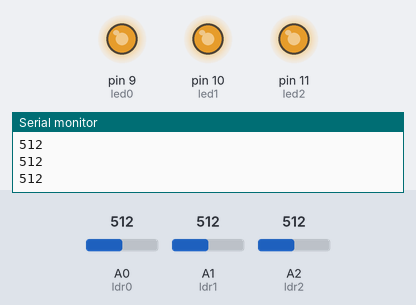
Bench run of a sketch on a simulated Arduino Uno, built with avr-gcc and run on an emulated ATmega328P. Parts: output pins drawn as LEDs (lit = HIGH), the last lines printed to the serial monitor. The test bench sets the inputs (shaded band); at power-on: A0 (ldr0) = 512, A2 (ldr2) = 512, A1 (ldr1) = 512.

Above: at 1.2 s.
1.3 s: A0 (ldr0) set to 716
At 2.8 s:
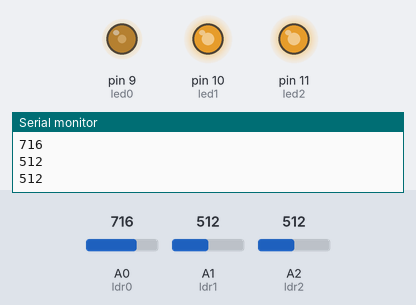
3.1 s: A2 (ldr2) set to 306
At 4.4 s:
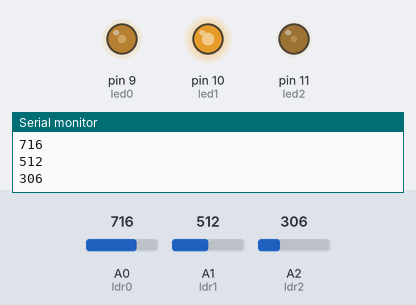
5.1 s: A1 (ldr1) set to 900
At 6.0 s:
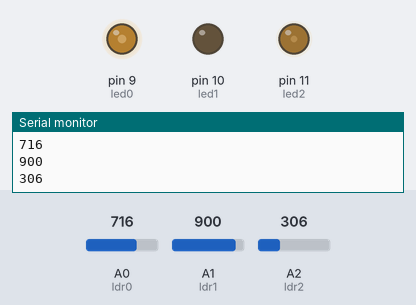
6.9 s: A2 (ldr2) set to 122
At 7.9 s:
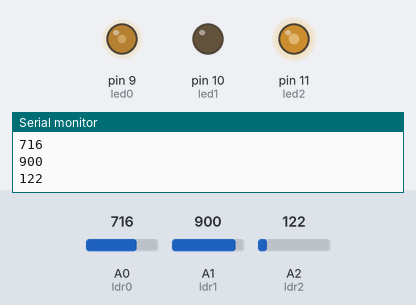
9.1 s: A0 (ldr0) set to 511
At 10.4 s:
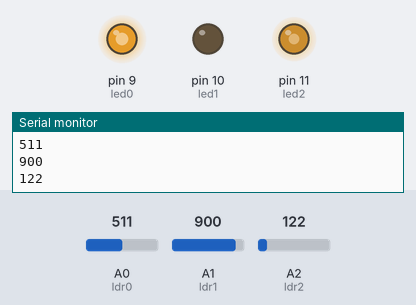
10.7 s: A1 (ldr1) set to 819
12.2 s: A1 (ldr1) set to 792
At 13.4 s:
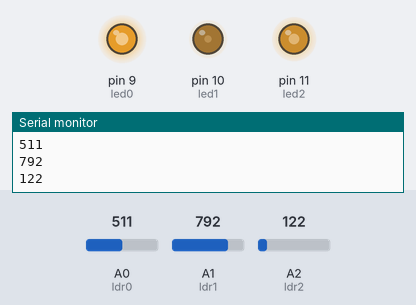
Timing chart, 0 to 15.1 s (numbered marks = the images above; inputs shaded):
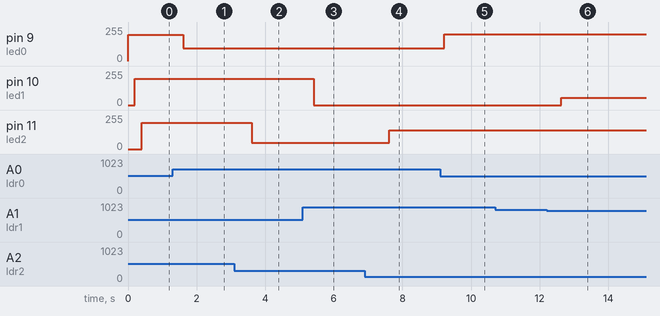

Measured:
- the behaviour switches between 804 and 803 on A1 (ldr1) (found by bisection; images 5 and 6)
- after the input at 1.3 s, pin 9 (led0): 198/255 → 94/255 after 0.31 s
- after the input at 3.1 s, pin 11 (led2): 198/255 → 46/255 after 0.51 s
- after the input at 5.1 s, pin 10 (led1): 198/255 → 0/255 after 0.31 s
- after the input at 6.9 s, pin 11 (led2): 46/255 → 140/255 after 0.72 s
- after the input at 9.1 s, pin 9 (led0): 94/255 → 199/255 after 0.13 s
- after the input at 12.2 s, pin 10 (led1): 0/255 → 56/255 after 0.43 s

The sketch:

Pr2.a.ino
```cpp
const int led0 = 9;
const int led1 = 10;
const int led2 = 11;
const int ldr0 = A0;
const int ldr1 = A1;
const int ldr2 = A2;

int velocitat = 20;
int valLdr0;
int valLdr1;
int valLdr2;


void setup()
{
  pinMode(led0, OUTPUT);
  pinMode(led1, OUTPUT);
  pinMode(led2, OUTPUT);
  Serial.begin(9600);
}


void loop()
{
  valLdr0 = analogRead(ldr0);
  Serial.println(valLdr0);
  valLdr1 = analogRead(ldr1);
  Serial.println(valLdr1);
  valLdr2 = analogRead(ldr2);
  Serial.println(valLdr2);
  Serial.println();

  valLdr0 = map(valLdr0, 400, 900, 255, 0);
  valLdr1 = map(valLdr1, 400, 900, 255, 0);
  valLdr2 = map(valLdr2, 400, 900, 255, 0);

  if(valLdr0<50)
  {
  analogWrite(led0,0);
  }
  else
  {
  analogWrite(led0, valLdr0);
  }
  delay(200);
  {
  if(valLdr1<50)
  {
  analogWrite(led1,0);
  }
  else
  {
  analogWrite(led1, valLdr1);
  }
  delay(200);
  {
  if(valLdr2<50)
  {
  analogWrite(led2,0);
  }
  else
  {
  analogWrite(led2, valLdr2);
  }
  }
  }
  }
```
